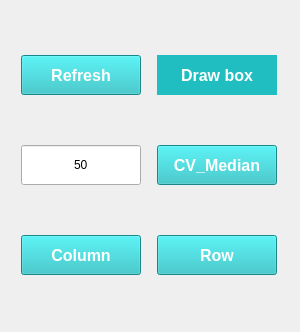
              <widget class="QWidget" name="page">
               <property name="geometry">
                <rect>
                 <x>0</x>
                 <y>0</y>
                 <width>300</width>
                 <height>332</height>
                </rect>
               </property>
               <attribute name="label">
                <string>Tools</string>
               </attribute>
               <layout class="QGridLayout" name="gridLayout_3">
                <item row="0" column="0">
                 <widget class="QPushButton" name="Refresh_tool">
                  <property name="sizePolicy">
                   <sizepolicy hsizetype="Fixed" vsizetype="Fixed">
                    <horstretch>0</horstretch>
                    <verstretch>0</verstretch>
                   </sizepolicy>
                  </property>
                  <property name="minimumSize">
                   <size>
                    <width>120</width>
                    <height>40</height>
                   </size>
                  </property>
                  <property name="font">
                   <font>
                    <family>Arial</family>
                    <pointsize>12</pointsize>
                    <bold>true</bold>
                   </font>
                  </property>
                  <property name="layoutDirection">
                   <enum>Qt::LeftToRight</enum>
                  </property>
                  <property name="autoFillBackground">
                   <bool>false</bool>
                  </property>
                  <property name="styleSheet">
                   <string notr="true">background-color: rgb(33, 190, 193);
border-bottom-color: rgb(139, 139, 139);
border-right-color: rgb(48, 48, 48);
selection-color: rgb(255, 85, 127);
color: rgb(255, 255, 255);</string>
                  </property>
                  <property name="text">
                   <string>Refresh</string>
                  </property>
                 </widget>
                </item>
                <item row="0" column="1">
                 <widget class="QToolButton" name="Draw_box_tool">
                  <property name="minimumSize">
                   <size>
                    <width>120</width>
                    <height>40</height>
                   </size>
                  </property>
                  <property name="font">
                   <font>
                    <family>Arial</family>
                    <pointsize>12</pointsize>
                    <bold>true</bold>
                   </font>
                  </property>
                  <property name="styleSheet">
                   <string notr="true">background-color: rgb(33, 190, 193);
border-bottom-color: rgb(139, 139, 139);
border-right-color: rgb(48, 48, 48);
selection-color: rgb(255, 85, 127);
color: rgb(255, 255, 255);

</string>
                  </property>
                  <property name="text">
                   <string>Draw box</string>
                  </property>
                  <property name="autoRaise">
                   <bool>true</bool>
                  </property>
                  <property name="arrowType">
                   <enum>Qt::NoArrow</enum>
                  </property>
                 </widget>
                </item>
                <item row="1" column="0">
                 <widget class="QLineEdit" name="half_n_input">
                  <property name="sizePolicy">
                   <sizepolicy hsizetype="Fixed" vsizetype="Fixed">
                    <horstretch>0</horstretch>
                    <verstretch>0</verstretch>
                   </sizepolicy>
                  </property>
                  <property name="minimumSize">
                   <size>
                    <width>120</width>
                    <height>40</height>
                   </size>
                  </property>
                  <property name="maximumSize">
                   <size>
                    <width>100</width>
                    <height>40</height>
                   </size>
                  </property>
                  <property name="inputMethodHints">
                   <set>Qt::ImhFormattedNumbersOnly|Qt::ImhPreferNumbers</set>
                  </property>
                  <property name="text">
                   <string>50</string>
                  </property>
                  <property name="alignment">
                   <set>Qt::AlignCenter</set>
                  </property>
                 </widget>
                </item>
                <item row="1" column="1">
                 <widget class="QToolButton" name="CV_median_tool">
                  <property name="minimumSize">
                   <size>
                    <width>120</width>
                    <height>40</height>
                   </size>
                  </property>
                  <property name="font">
                   <font>
                    <family>Arial</family>
                    <pointsize>12</pointsize>
                    <bold>true</bold>
                   </font>
                  </property>
                  <property name="styleSheet">
                   <string notr="true">background-color: rgb(33, 190, 193);
border-bottom-color: rgb(139, 139, 139);
border-right-color: rgb(48, 48, 48);
selection-color: rgb(255, 85, 127);
color: rgb(255, 255, 255);</string>
                  </property>
                  <property name="text">
                   <string>CV_Median</string>
                  </property>
                 </widget>
                </item>
                <item row="2" column="0">
                 <widget class="QToolButton" name="Select_column_tool">
                  <property name="minimumSize">
                   <size>
                    <width>120</width>
                    <height>40</height>
                   </size>
                  </property>
                  <property name="font">
                   <font>
                    <family>Arial</family>
                    <pointsize>12</pointsize>
                    <bold>true</bold>
                   </font>
                  </property>
                  <property name="styleSheet">
                   <string notr="true">background-color: rgb(33, 190, 193);
border-bottom-color: rgb(139, 139, 139);
border-right-color: rgb(48, 48, 48);
selection-color: rgb(255, 85, 127);
color: rgb(255, 255, 255);</string>
                  </property>
                  <property name="text">
                   <string>Column</string>
                  </property>
                 </widget>
                </item>
                <item row="2" column="1">
                 <widget class="QToolButton" name="Select_row_tool">
                  <property name="minimumSize">
                   <size>
                    <width>120</width>
                    <height>40</height>
                   </size>
                  </property>
                  <property name="font">
                   <font>
                    <family>Arial</family>
                    <pointsize>12</pointsize>
                    <bold>true</bold>
                   </font>
                  </property>
                  <property name="styleSheet">
                   <string notr="true">background-color: rgb(33, 190, 193);
border-bottom-color: rgb(139, 139, 139);
border-right-color: rgb(48, 48, 48);
selection-color: rgb(255, 85, 127);
color: rgb(255, 255, 255);</string>
                  </property>
                  <property name="text">
                   <string>Row</string>
                  </property>
                 </widget>
                </item>
               </layout>
              </widget>
